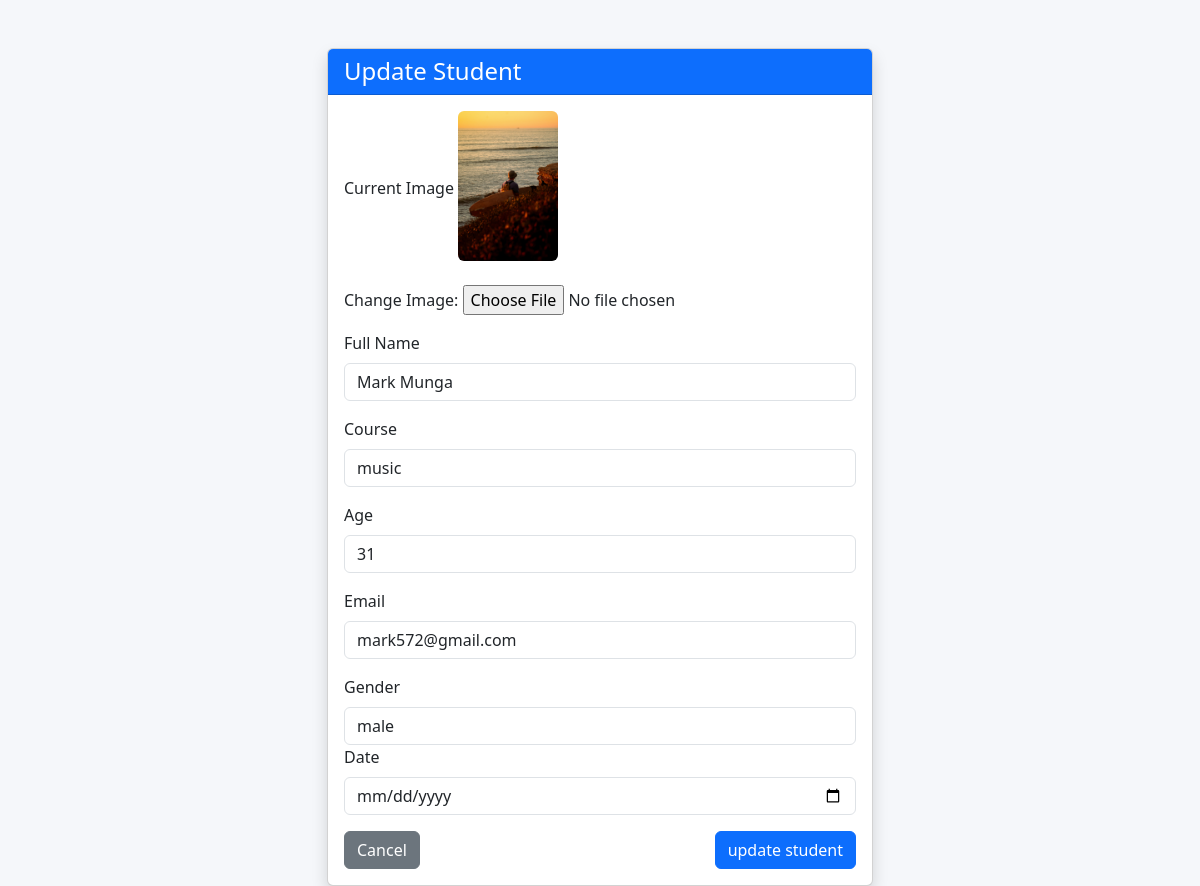
Page /update_student/8/ on the earlier database version.
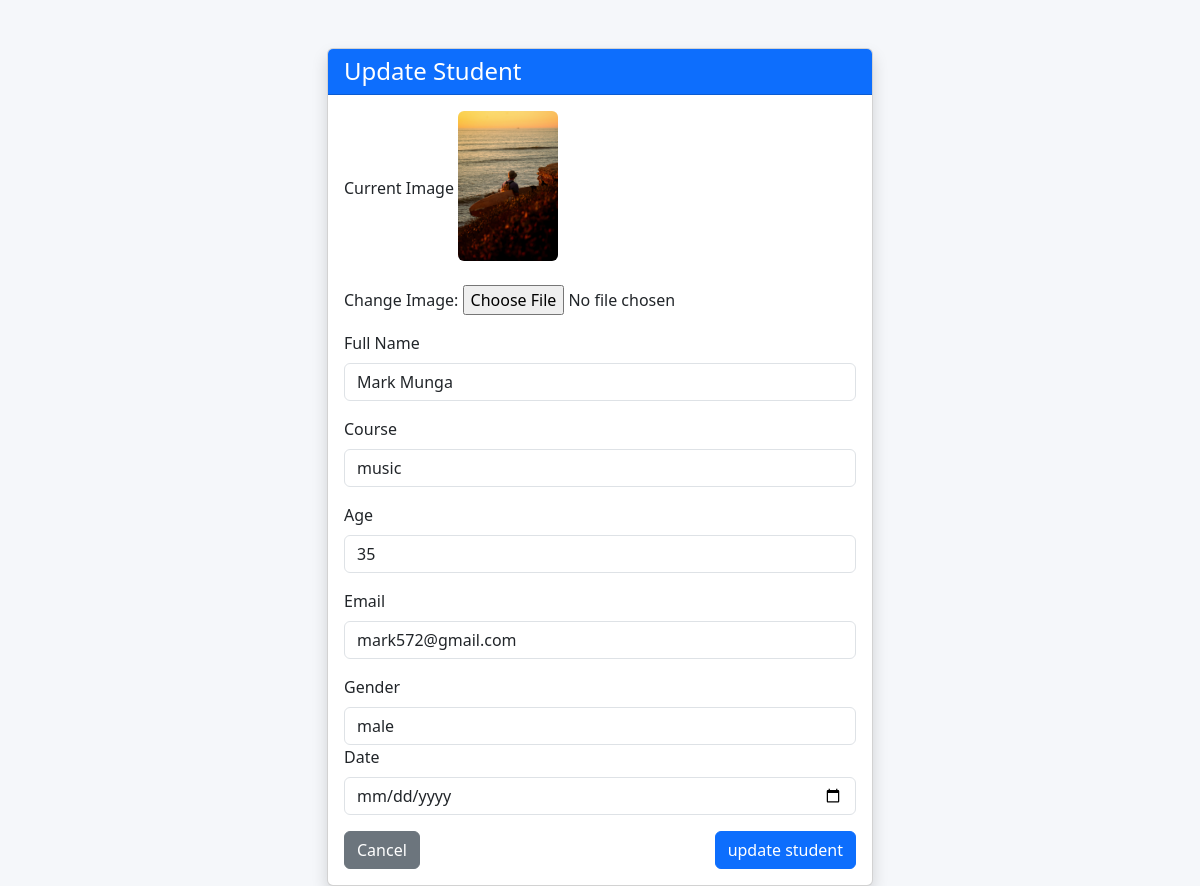
Same page on the later database version.
### Dashboard/models.py (models this page shows, shortened)
class Student(models.Model):
    image = models.ImageField(upload_to = 'students/', null=True, blank=True)
    name = models.CharField(max_length=20)
    name = models.CharField(max_length=20)
    course = models.CharField(max_length=30)
    age = models.IntegerField()
    email = models.EmailField()
    gender = models.CharField(max_length=20,null=True)
    date =   models.DateField(null=True)

### Dashboard/views.py (the view, shortened to what this page needs)
# urls.py: path('update_student/<int:id>/',views.update_student, name='update_student'),
def update_student(request,id):
    student =get_object_or_404(Student,id=id)
    return render(request, 'update_student.html', {'student':student})

### Dashboard/templates/update_student.html (shortened to what this page needs)
{% load static %}
<!DOCTYPE html>
<html lang="en">
<head>
    <link href="https://cdn.jsdelivr.net/npm/bootstrap@5.3.0/dist/css/bootstrap.min.css" rel="stylesheet">
    <link rel="stylesheet" href="{% static 'css/main.css'%}">
</head>
<body>
<div class="container mt-5">
    <div class="row justify-content-center">
        <div class="col-md-6">
            <div class="card shadow">
                <div class="card-header bg-primary text-white">
                    <h4 class="mb-0">Update Student</h4>
                </div>
                <div class="card-body">
                    <form method="POST" enctype="multipart/form-data">
                        {%if student.image%}
                        <div class="mb-3">
                            <label class="form-label">Current Image</label>
                            <img src="{{student.image.url}}" alt=""width="100" class="rounded mb-2">
                        </div>
                        {% endif %}
                       <div class="mb-3">
                           <label >Change Image:</label>
                           <input type="file" name="image" class="form-controll">
                       </div>
                        <div class="mb-3">
                            <label class="form-label">Full Name</label>
                            <input type="text" name="name" class="form-control" value="{{student.name}}">
                        </div>
                        <div class="mb-3">
                            <label class="form-label">Course</label>
                            <input type="text" name="course" class="form-control" value="{{student.course}}">
                        </div>
                        <div class="mb-3">
                            <label class="form-label">Age</label>
                            <input type="number" name="age" class="form-control" value="{{student.age}}">
                        </div>
                        <div class="mb-3">
                            <label class="form-label">Email</label>
                            <input type="email" name="email" class="form-control" value="{{student.email}}">
                        </div>
                         <div class="mb-3">
                            <label class="form-label">Gender</label>
                            <input type="gender" name="gender" class="form-control" value="{{student.gender}}">
                             <div class="mb-3">
                            <label class="form-label">Date</label>
                            <input type="date" name="date" class="form-control" value="{{student.date}}">
                             </div>
                         </div>
                        <div class="d-flex justify-content-between">
                            <a href="{% url 'dashboard' %}" class="btn btn-secondary">Cancel</a>
                            <button type="submit" class="btn btn-primary">update student</button>
                        </div>
                    </form>
                </div>
            </div>
        </div>
    </div>
</div>
</body>
</html>

Differences in the rows shown:
changed Student "Mark Munga": age "31" → "35"
